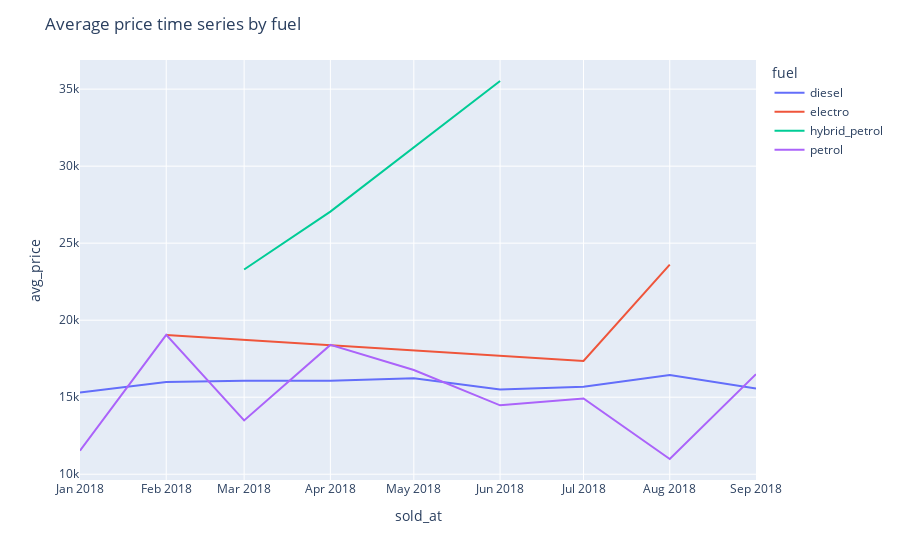
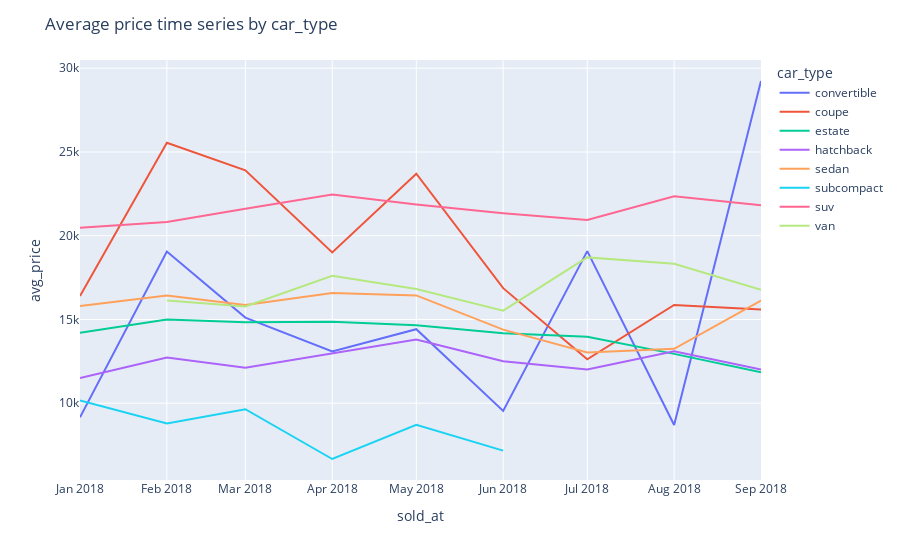
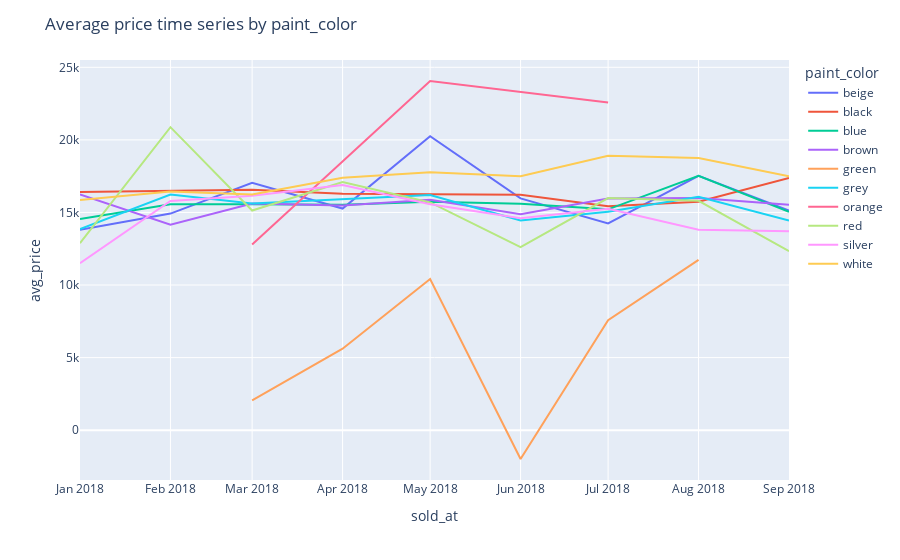

These figures' notebook cell, in order:
### Code cell
plot_avg_target_time_series_by_features(data_q2, small_cardinality_features)

### Figure 1 — Plotly figure (JSON) as saved in the notebook; plotly's stock layout.template omitted (floating-point values rounded to 4 significant figures)
{"data": [{"hovertemplate": "fuel=diesel<br>sold_at=%{x}<br>avg_price=%{y}<extra></extra>", "legendgroup": "diesel", "line": {"color": "#636efa", "dash": "solid"}, "marker": {"symbol": "circle"}, "mode": "lines", "name": "diesel", "orientation": "v", "showlegend": true, "type": "scatter", "x": ["2018-01-01T00:00:00", "2018-02-01T00:00:00", "2018-03-01T00:00:00", "2018-04-01T00:00:00", "2018-05-01T00:00:00", "2018-06-01T00:00:00", "2018-07-01T00:00:00", "2018-08-01T00:00:00", "2018-09-01T00:00:00"], "xaxis": "x", "y": [15300.0, 15980.0, 16070.0, 16060.0, 16230.0, 15500.0, 15680.0, 16450.0, 15560.0], "yaxis": "y"}, {"hovertemplate": "fuel=electro<br>sold_at=%{x}<br>avg_price=%{y}<extra></extra>", "legendgroup": "electro", "line": {"color": "#EF553B", "dash": "solid"}, "marker": {"symbol": "circle"}, "mode": "lines", "name": "electro", "orientation": "v", "showlegend": true, "type": "scatter", "x": ["2018-02-01T00:00:00", "2018-07-01T00:00:00", "2018-08-01T00:00:00"], "xaxis": "x", "y": [19030.0, 17350.0, 23610.0], "yaxis": "y"}, {"hovertemplate": "fuel=hybrid_petrol<br>sold_at=%{x}<br>avg_price=%{y}<extra></extra>", "legendgroup": "hybrid_petrol", "line": {"color": "#00cc96", "dash": "solid"}, "marker": {"symbol": "circle"}, "mode": "lines", "name": "hybrid_petrol", "orientation": "v", "showlegend": true, "type": "scatter", "x": ["2018-03-01T00:00:00", "2018-04-01T00:00:00", "2018-06-01T00:00:00"], "xaxis": "x", "y": [23290.0, 27050.0, 35530.0], "yaxis": "y"}, {"hovertemplate": "fuel=petrol<br>sold_at=%{x}<br>avg_price=%{y}<extra></extra>", "legendgroup": "petrol", "line": {"color": "#ab63fa", "dash": "solid"}, "marker": {"symbol": "circle"}, "mode": "lines", "name": "petrol", "orientation": "v", "showlegend": true, "type": "scatter", "x": ["2018-01-01T00:00:00", "2018-02-01T00:00:00", "2018-03-01T00:00:00", "2018-04-01T00:00:00", "2018-05-01T00:00:00", "2018-06-01T00:00:00", "2018-07-01T00:00:00", "2018-08-01T00:00:00", "2018-09-01T00:00:00"], "xaxis": "x", "y": [11530.0, 19050.0, 13490.0, 18400.0, 16770.0, 14470.0, 14920.0, 10990.0, 16500.0], "yaxis": "y"}], "layout": {"legend": {"title": {"text": "fuel"}, "tracegroupgap": 0}, "margin": {"t": 60}, "title": {"text": "Average price time series by fuel"}, "xaxis": {"anchor": "y", "domain": [0, 1], "title": {"text": "sold_at"}}, "yaxis": {"anchor": "x", "domain": [0, 1], "title": {"text": "avg_price"}}}}

### Figure 2 — Plotly figure (JSON) as saved in the notebook; plotly's stock layout.template omitted (floating-point values rounded to 4 significant figures)
{"data": [{"hovertemplate": "car_type=convertible<br>sold_at=%{x}<br>avg_price=%{y}<extra></extra>", "legendgroup": "convertible", "line": {"color": "#636efa", "dash": "solid"}, "marker": {"symbol": "circle"}, "mode": "lines", "name": "convertible", "orientation": "v", "showlegend": true, "type": "scatter", "x": ["2018-01-01T00:00:00", "2018-02-01T00:00:00", "2018-03-01T00:00:00", "2018-04-01T00:00:00", "2018-05-01T00:00:00", "2018-06-01T00:00:00", "2018-07-01T00:00:00", "2018-08-01T00:00:00", "2018-09-01T00:00:00"], "xaxis": "x", "y": [9157.0, 19060.0, 15110.0, 13090.0, 14420.0, 9540.0, 19080.0, 8696.0, 29240.0], "yaxis": "y"}, {"hovertemplate": "car_type=coupe<br>sold_at=%{x}<br>avg_price=%{y}<extra></extra>", "legendgroup": "coupe", "line": {"color": "#EF553B", "dash": "solid"}, "marker": {"symbol": "circle"}, "mode": "lines", "name": "coupe", "orientation": "v", "showlegend": true, "type": "scatter", "x": ["2018-01-01T00:00:00", "2018-02-01T00:00:00", "2018-03-01T00:00:00", "2018-04-01T00:00:00", "2018-05-01T00:00:00", "2018-06-01T00:00:00", "2018-07-01T00:00:00", "2018-08-01T00:00:00", "2018-09-01T00:00:00"], "xaxis": "x", "y": [16400.0, 25550.0, 23910.0, 19000.0, 23700.0, 16870.0, 12620.0, 15860.0, 15600.0], "yaxis": "y"}, {"hovertemplate": "car_type=estate<br>sold_at=%{x}<br>avg_price=%{y}<extra></extra>", "legendgroup": "estate", "line": {"color": "#00cc96", "dash": "solid"}, "marker": {"symbol": "circle"}, "mode": "lines", "name": "estate", "orientation": "v", "showlegend": true, "type": "scatter", "x": ["2018-01-01T00:00:00", "2018-02-01T00:00:00", "2018-03-01T00:00:00", "2018-04-01T00:00:00", "2018-05-01T00:00:00", "2018-06-01T00:00:00", "2018-07-01T00:00:00", "2018-08-01T00:00:00", "2018-09-01T00:00:00"], "xaxis": "x", "y": [14210.0, 14990.0, 14830.0, 14870.0, 14650.0, 14180.0, 13970.0, 12940.0, 11840.0], "yaxis": "y"}, {"hovertemplate": "car_type=hatchback<br>sold_at=%{x}<br>avg_price=%{y}<extra></extra>", "legendgroup": "hatchback", "line": {"color": "#ab63fa", "dash": "solid"}, "marker": {"symbol": "circle"}, "mode": "lines", "name": "hatchback", "orientation": "v", "showlegend": true, "type": "scatter", "x": ["2018-01-01T00:00:00", "2018-02-01T00:00:00", "2018-03-01T00:00:00", "2018-04-01T00:00:00", "2018-05-01T00:00:00", "2018-06-01T00:00:00", "2018-07-01T00:00:00", "2018-08-01T00:00:00", "2018-09-01T00:00:00"], "xaxis": "x", "y": [11500.0, 12730.0, 12120.0, 12950.0, 13800.0, 12500.0, 12010.0, 13090.0, 12010.0], "yaxis": "y"}, {"hovertemplate": "car_type=sedan<br>sold_at=%{x}<br>avg_price=%{y}<extra></extra>", "legendgroup": "sedan", "line": {"color": "#FFA15A", "dash": "solid"}, "marker": {"symbol": "circle"}, "mode": "lines", "name": "sedan", "orientation": "v", "showlegend": true, "type": "scatter", "x": ["2018-01-01T00:00:00", "2018-02-01T00:00:00", "2018-03-01T00:00:00", "2018-04-01T00:00:00", "2018-05-01T00:00:00", "2018-06-01T00:00:00", "2018-07-01T00:00:00", "2018-08-01T00:00:00", "2018-09-01T00:00:00"], "xaxis": "x", "y": [15800.0, 16440.0, 15870.0, 16570.0, 16440.0, 14390.0, 13030.0, 13250.0, 16120.0], "yaxis": "y"}, {"hovertemplate": "car_type=subcompact<br>sold_at=%{x}<br>avg_price=%{y}<extra></extra>", "legendgroup": "subcompact", "line": {"color": "#19d3f3", "dash": "solid"}, "marker": {"symbol": "circle"}, "mode": "lines", "name": "subcompact", "orientation": "v", "showlegend": true, "type": "scatter", "x": ["2018-01-01T00:00:00", "2018-02-01T00:00:00", "2018-03-01T00:00:00", "2018-04-01T00:00:00", "2018-05-01T00:00:00", "2018-06-01T00:00:00"], "xaxis": "x", "y": [10160.0, 8796.0, 9639.0, 6668.0, 8707.0, 7166.0], "yaxis": "y"}, {"hovertemplate": "car_type=suv<br>sold_at=%{x}<br>avg_price=%{y}<extra></extra>", "legendgroup": "suv", "line": {"color": "#FF6692", "dash": "solid"}, "marker": {"symbol": "circle"}, "mode": "lines", "name": "suv", "orientation": "v", "showlegend": true, "type": "scatter", "x": ["2018-01-01T00:00:00", "2018-02-01T00:00:00", "2018-03-01T00:00:00", "2018-04-01T00:00:00", "2018-05-01T00:00:00", "2018-06-01T00:00:00", "2018-07-01T00:00:00", "2018-08-01T00:00:00", "2018-09-01T00:00:00"], "xaxis": "x", "y": [20480.0, 20820.0, 21610.0, 22460.0, 21860.0, 21350.0, 20940.0, 22360.0, 21820.0], "yaxis": "y"}, {"hovertemplate": "car_type=van<br>sold_at=%{x}<br>avg_price=%{y}<extra></extra>", "legendgroup": "van", "line": {"color": "#B6E880", "dash": "solid"}, "marker": {"symbol": "circle"}, "mode": "lines", "name": "van", "orientation": "v", "showlegend": true, "type": "scatter", "x": ["2018-02-01T00:00:00", "2018-03-01T00:00:00", "2018-04-01T00:00:00", "2018-05-01T00:00:00", "2018-06-01T00:00:00", "2018-07-01T00:00:00", "2018-08-01T00:00:00", "2018-09-01T00:00:00"], "xaxis": "x", "y": [16130.0, 15770.0, 17610.0, 16820.0, 15530.0, 18710.0, 18330.0, 16760.0], "yaxis": "y"}], "layout": {"legend": {"title": {"text": "car_type"}, "tracegroupgap": 0}, "margin": {"t": 60}, "title": {"text": "Average price time series by car_type"}, "xaxis": {"anchor": "y", "domain": [0, 1], "title": {"text": "sold_at"}}, "yaxis": {"anchor": "x", "domain": [0, 1], "title": {"text": "avg_price"}}}}

### Figure 3 — Plotly figure (JSON) as saved in the notebook; plotly's stock layout.template omitted (floating-point values rounded to 4 significant figures)
{"data": [{"hovertemplate": "paint_color=beige<br>sold_at=%{x}<br>avg_price=%{y}<extra></extra>", "legendgroup": "beige", "line": {"color": "#636efa", "dash": "solid"}, "marker": {"symbol": "circle"}, "mode": "lines", "name": "beige", "orientation": "v", "showlegend": true, "type": "scatter", "x": ["2018-01-01T00:00:00", "2018-02-01T00:00:00", "2018-03-01T00:00:00", "2018-04-01T00:00:00", "2018-05-01T00:00:00", "2018-06-01T00:00:00", "2018-07-01T00:00:00", "2018-08-01T00:00:00", "2018-09-01T00:00:00"], "xaxis": "x", "y": [13800.0, 14920.0, 17030.0, 15270.0, 20260.0, 15970.0, 14250.0, 17520.0, 15130.0], "yaxis": "y"}, {"hovertemplate": "paint_color=black<br>sold_at=%{x}<br>avg_price=%{y}<extra></extra>", "legendgroup": "black", "line": {"color": "#EF553B", "dash": "solid"}, "marker": {"symbol": "circle"}, "mode": "lines", "name": "black", "orientation": "v", "showlegend": true, "type": "scatter", "x": ["2018-01-01T00:00:00", "2018-02-01T00:00:00", "2018-03-01T00:00:00", "2018-04-01T00:00:00", "2018-05-01T00:00:00", "2018-06-01T00:00:00", "2018-07-01T00:00:00", "2018-08-01T00:00:00", "2018-09-01T00:00:00"], "xaxis": "x", "y": [16420.0, 16490.0, 16570.0, 16290.0, 16260.0, 16220.0, 15420.0, 15740.0, 17370.0], "yaxis": "y"}, {"hovertemplate": "paint_color=blue<br>sold_at=%{x}<br>avg_price=%{y}<extra></extra>", "legendgroup": "blue", "line": {"color": "#00cc96", "dash": "solid"}, "marker": {"symbol": "circle"}, "mode": "lines", "name": "blue", "orientation": "v", "showlegend": true, "type": "scatter", "x": ["2018-01-01T00:00:00", "2018-02-01T00:00:00", "2018-03-01T00:00:00", "2018-04-01T00:00:00", "2018-05-01T00:00:00", "2018-06-01T00:00:00", "2018-07-01T00:00:00", "2018-08-01T00:00:00", "2018-09-01T00:00:00"], "xaxis": "x", "y": [14540.0, 15570.0, 15570.0, 15540.0, 15730.0, 15610.0, 15210.0, 17530.0, 15050.0], "yaxis": "y"}, {"hovertemplate": "paint_color=brown<br>sold_at=%{x}<br>avg_price=%{y}<extra></extra>", "legendgroup": "brown", "line": {"color": "#ab63fa", "dash": "solid"}, "marker": {"symbol": "circle"}, "mode": "lines", "name": "brown", "orientation": "v", "showlegend": true, "type": "scatter", "x": ["2018-01-01T00:00:00", "2018-02-01T00:00:00", "2018-03-01T00:00:00", "2018-04-01T00:00:00", "2018-05-01T00:00:00", "2018-06-01T00:00:00", "2018-07-01T00:00:00", "2018-08-01T00:00:00", "2018-09-01T00:00:00"], "xaxis": "x", "y": [16250.0, 14150.0, 15620.0, 15480.0, 15870.0, 14880.0, 15960.0, 15990.0, 15540.0], "yaxis": "y"}, {"hovertemplate": "paint_color=green<br>sold_at=%{x}<br>avg_price=%{y}<extra></extra>", "legendgroup": "green", "line": {"color": "#FFA15A", "dash": "solid"}, "marker": {"symbol": "circle"}, "mode": "lines", "name": "green", "orientation": "v", "showlegend": true, "type": "scatter", "x": ["2018-03-01T00:00:00", "2018-04-01T00:00:00", "2018-05-01T00:00:00", "2018-06-01T00:00:00", "2018-07-01T00:00:00", "2018-08-01T00:00:00"], "xaxis": "x", "y": [2057.0, 5616.0, 10420.0, -1985.0, 7578.0, 11730.0], "yaxis": "y"}, {"hovertemplate": "paint_color=grey<br>sold_at=%{x}<br>avg_price=%{y}<extra></extra>", "legendgroup": "grey", "line": {"color": "#19d3f3", "dash": "solid"}, "marker": {"symbol": "circle"}, "mode": "lines", "name": "grey", "orientation": "v", "showlegend": true, "type": "scatter", "x": ["2018-01-01T00:00:00", "2018-02-01T00:00:00", "2018-03-01T00:00:00", "2018-04-01T00:00:00", "2018-05-01T00:00:00", "2018-06-01T00:00:00", "2018-07-01T00:00:00", "2018-08-01T00:00:00", "2018-09-01T00:00:00"], "xaxis": "x", "y": [13850.0, 16230.0, 15620.0, 15890.0, 16190.0, 14450.0, 15040.0, 16080.0, 14440.0], "yaxis": "y"}, {"hovertemplate": "paint_color=orange<br>sold_at=%{x}<br>avg_price=%{y}<extra></extra>", "legendgroup": "orange", "line": {"color": "#FF6692", "dash": "solid"}, "marker": {"symbol": "circle"}, "mode": "lines", "name": "orange", "orientation": "v", "showlegend": true, "type": "scatter", "x": ["2018-03-01T00:00:00", "2018-05-01T00:00:00", "2018-07-01T00:00:00"], "xaxis": "x", "y": [12790.0, 24060.0, 22570.0], "yaxis": "y"}, {"hovertemplate": "paint_color=red<br>sold_at=%{x}<br>avg_price=%{y}<extra></extra>", "legendgroup": "red", "line": {"color": "#B6E880", "dash": "solid"}, "marker": {"symbol": "circle"}, "mode": "lines", "name": "red", "orientation": "v", "showlegend": true, "type": "scatter", "x": ["2018-01-01T00:00:00", "2018-02-01T00:00:00", "2018-03-01T00:00:00", "2018-04-01T00:00:00", "2018-05-01T00:00:00", "2018-06-01T00:00:00", "2018-07-01T00:00:00", "2018-08-01T00:00:00", "2018-09-01T00:00:00"], "xaxis": "x", "y": [12880.0, 20880.0, 15130.0, 17090.0, 15690.0, 12600.0, 15990.0, 15800.0, 12330.0], "yaxis": "y"}, {"hovertemplate": "paint_color=silver<br>sold_at=%{x}<br>avg_price=%{y}<extra></extra>", "legendgroup": "silver", "line": {"color": "#FF97FF", "dash": "solid"}, "marker": {"symbol": "circle"}, "mode": "lines", "name": "silver", "orientation": "v", "showlegend": true, "type": "scatter", "x": ["2018-01-01T00:00:00", "2018-02-01T00:00:00", "2018-03-01T00:00:00", "2018-04-01T00:00:00", "2018-05-01T00:00:00", "2018-06-01T00:00:00", "2018-07-01T00:00:00", "2018-08-01T00:00:00", "2018-09-01T00:00:00"], "xaxis": "x", "y": [11500.0, 15790.0, 16150.0, 16900.0, 15570.0, 14590.0, 15260.0, 13810.0, 13710.0], "yaxis": "y"}, {"hovertemplate": "paint_color=white<br>sold_at=%{x}<br>avg_price=%{y}<extra></extra>", "legendgroup": "white", "line": {"color": "#FECB52", "dash": "solid"}, "marker": {"symbol": "circle"}, "mode": "lines", "name": "white", "orientation": "v", "showlegend": true, "type": "scatter", "x": ["2018-01-01T00:00:00", "2018-02-01T00:00:00", "2018-03-01T00:00:00", "2018-04-01T00:00:00", "2018-05-01T00:00:00", "2018-06-01T00:00:00", "2018-07-01T00:00:00", "2018-08-01T00:00:00", "2018-09-01T00:00:00"], "xaxis": "x", "y": [15850.0, 16450.0, 16240.0, 17400.0, 17780.0, 17490.0, 18900.0, 18750.0, 17490.0], "yaxis": "y"}], "layout": {"legend": {"title": {"text": "paint_color"}, "tracegroupgap": 0}, "margin": {"t": 60}, "title": {"text": "Average price time series by paint_color"}, "xaxis": {"anchor": "y", "domain": [0, 1], "title": {"text": "sold_at"}}, "yaxis": {"anchor": "x", "domain": [0, 1], "title": {"text": "avg_price"}}}}
